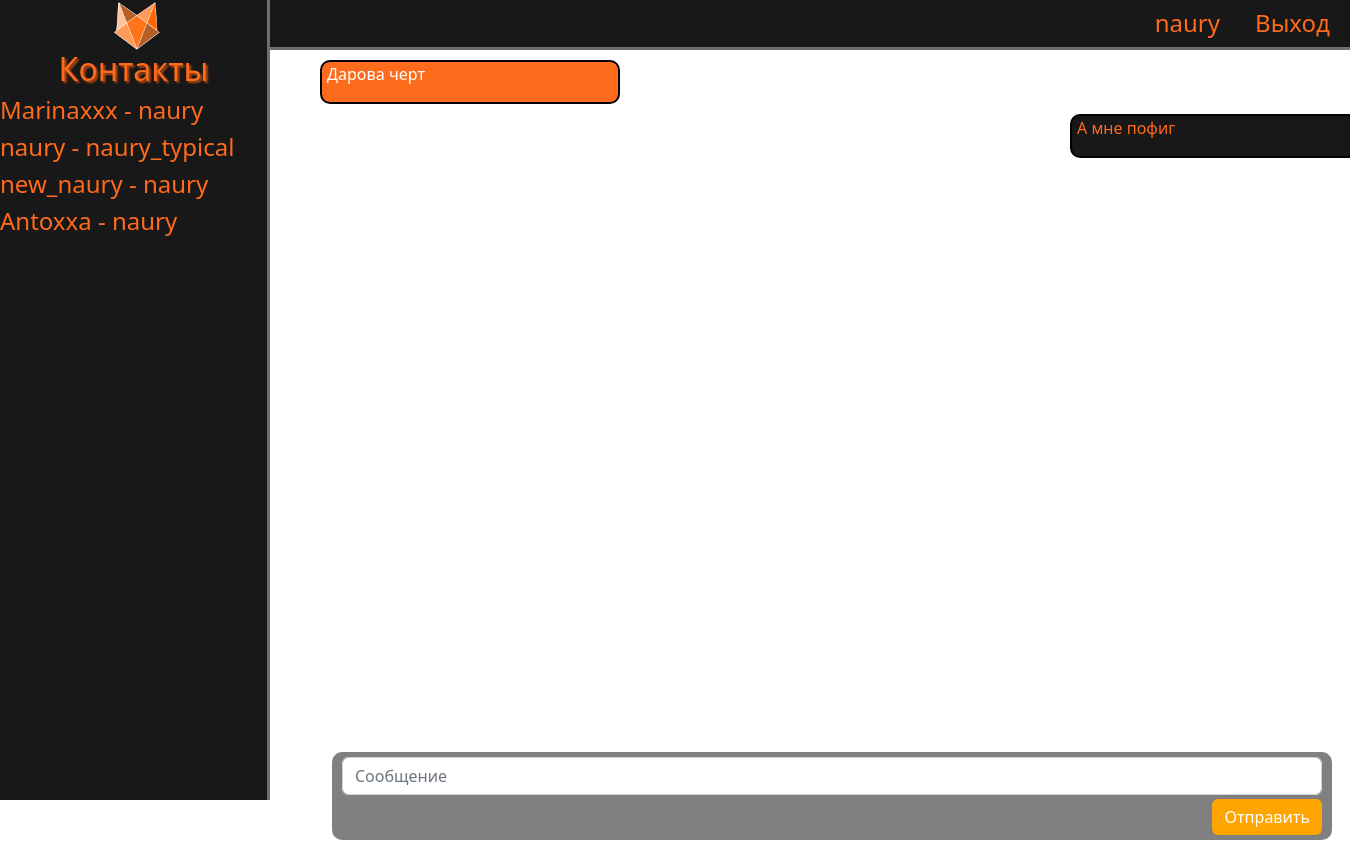
The page /12 (signed in) on the database as committed earlier.
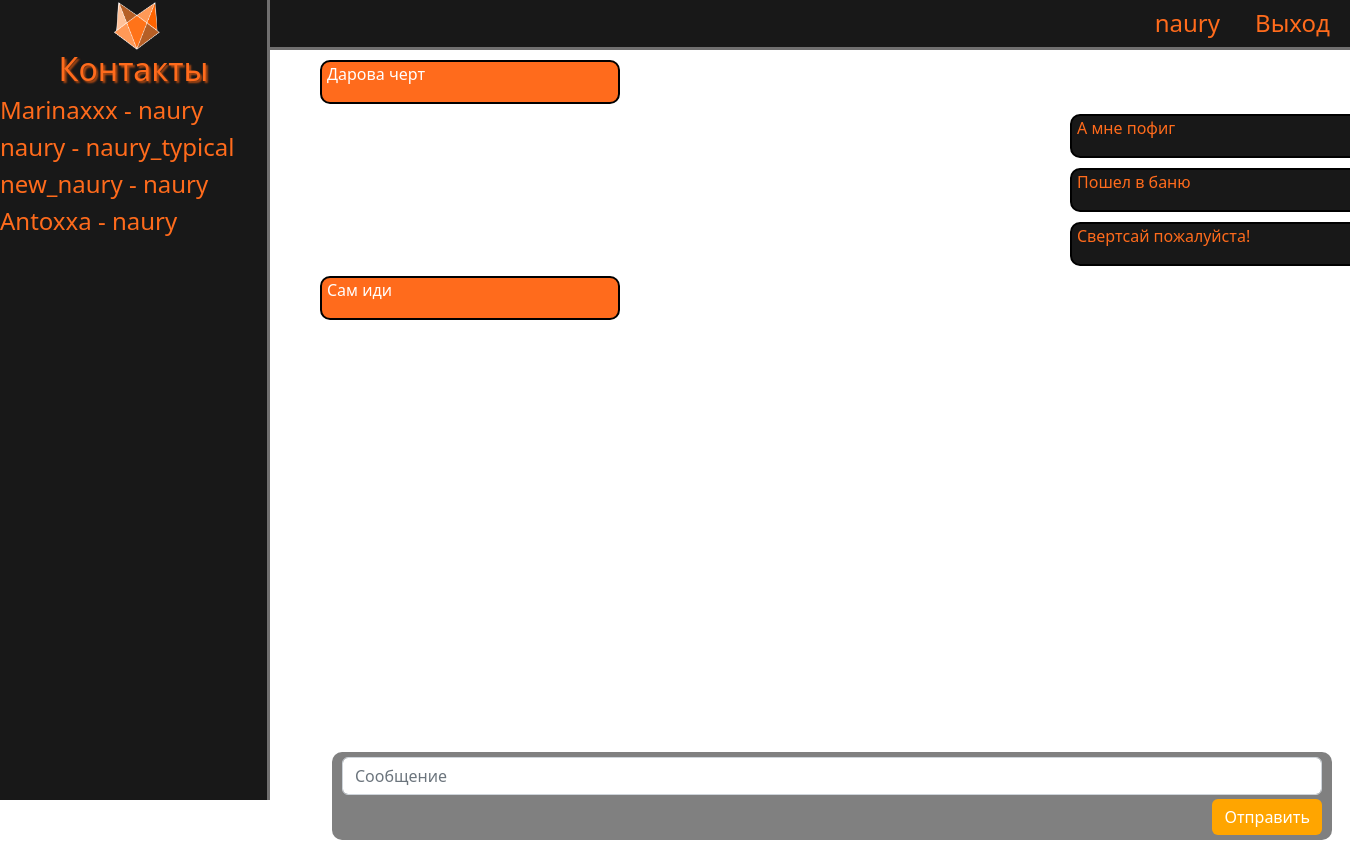
The same page on the database as committed later.
### main/models.py (models this page shows, shortened)
class Contacts(models.Model):
    person1 = models.CharField(max_length=100)
    person2 = models.CharField(max_length=100)

class Messages(models.Model):
    id_contact = models.CharField(max_length=100)
    sender = models.TextField('Отправитель')
    message = models.TextField('Текст сообщения')

### main/views.py (the view, shortened to what this page needs)
# urls.py: path('<int:pk>', login_required(views.chatview), name='contact_chat'),
def chatview(request, pk):
    contactlist = Contacts.objects.all()
    selfuser = request.user.get_username()
    message_list = Messages.objects.all()
    for el in contactlist:
        if el.id == pk:
            person1 = el.person1
            person2 = el.person2
    if request.user.username == person1 or request.user.username == person2:
        pass
    else:
        return redirect('leftuser')
    form = Messanger()
    context = {
            "contactlist": contactlist,
            "messagelist": message_list,
            "form": form,
            "pk": str(pk)
        }
    return render(request, 'main/chat.html', context)

### main/forms.py
class Messanger(ModelForm):
    class Meta:
        model = Messages
        fields = ['message']
        widgets = {
            "message": TextInput(attrs={'class': 'form-control', 'placeholder': "Сообщение"})
        }

### main/templates/main/chat.html (shortened to what this page needs)
{% extends 'main/class.html' %}
{% block content %}
{% for el in messagelist %}
    {% if el.id_contact == pk %}
        {% if el.sender == user.get_username %}
            <div class="export_message">
                <p>{{ el.message }}</p>
            </div>
        {% else %}
            <div class="import_message">
                <p>{{ el.message }}</p>
            </div>
        {% endif %}
    {% endif %}
{% endfor %}
<div class="box"></div>
<form method="post" class="message_form">
{{ form.message }}
<button class="btn btn-success" type="submit">Отправить</button>
</form>
{% endblock %}

### main/templates/main/class.html (shortened to what this page needs)
{% load static %}
<!doctype html>
<html lang="ru">
<head>
    <link rel="stylesheet" href="https://cdn.jsdelivr.net/npm/bootstrap@5.2.0/dist/css/bootstrap.min.css">
    <link rel="stylesheet" href="{% static 'main/css/main.css' %}">
</head>
<body >
  <header>
      <a href="{% url 'profile' %}" class="profile"><h4>{{ user.get_username }}</h4></a>
      <a href="{% url 'logout'%}?next={{request.path}}" class="exit">Выход</a>
  </header>
  <aside>
      <img class="logo" src="{% static 'main/img/fox.png' %}" alt="Лого">
      <a href="/"><h2>Контакты</h2></a>
      {% for el in contactlist %}
        {% if el.person1 == user.get_username or el.person2 == user.get_username %}
        <a href="{% url 'contact_chat' el.id %}"><h4>{{ el.person1 }} - {{ el.person2 }}</h4></a>
        {% endif %}
      {% endfor %}
  </aside>
  <main>
    {% block content %}
    {% endblock %}
  </main>
</body>
</html>

### main/static/main/css/main.css (style rules this page uses)
body { background-image: url('https://img5.goodfon.ru/wallpaper/nbig/f/70/dizain-fon-seryi-derevo-svet.jpg'); }
header { height: 50px; width: 100%; background: #181818; border-bottom: 3px solid #706f6f; text-align: right; color: #ff6b1c; }
.exit { position: relative; top: -32px; right: 20px; }
header a { color: #ff6b1c; font-size: x-large; text-decoration: none; }
header .profile { position: relative; right: 130px; top: 9px; }
main { position: relative; left: 20%; color: #ff6b1c; width: 80%; height: 100vh; }
aside .logo { margin-left: 42%; height: 50px; width: 50px; }
aside { background: #181818; height: 100vh; width: 20%; position: fixed; z-index: 1; left: 0; overflow-x: hidden; border-right: 3px solid #706f6f; top: 0; color: #ff6b1c; }
aside h2 { text-align: center; text-shadow: 2px 2px 2px #b04912 }
aside a { color: #ff6b1c; text-decoration: none; }
form { margin-left: 32%; width: 500px; margin-top: 50px; }
.message_form { background: gray; border-radius: 10px; padding-top: 5px; padding-left: 10px; padding-right: 10px; padding-bottom: 5px; position: fixed; width: 1000px; left: -100px; bottom: 20px; }
.message_form button { background: orange; border: None; margin-top: 4px; float: right; }
.export_message { background: #181818; position: relative; left: 800px; width: 300px; margin-top: 10px; border: 2px solid black; border-radius: 10px; }
.export_message p { margin-left: 5px; }
.import_message { border: 2px solid black; background: #ff6b1c; position: relative; left: 50px; color: white; width: 300px; margin-top: 10px; border-radius: 10px; }
.import_message p { margin-left: 5px; }
.box { height: 100px; }

Rows that differ between the two databases and show on the page:
added Messages: message "Пошел в баню"
added Messages: message "Свертсай пожалуйста!"
added Messages: message "Сам иди"
